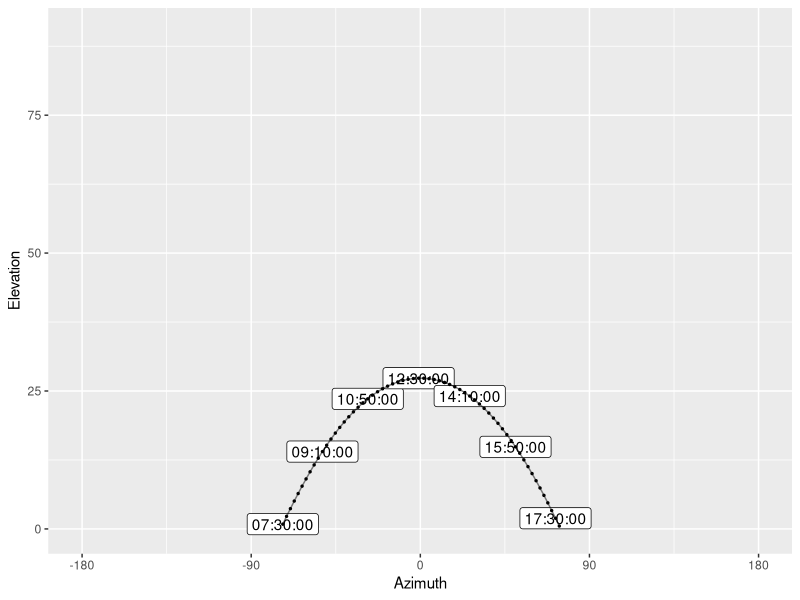
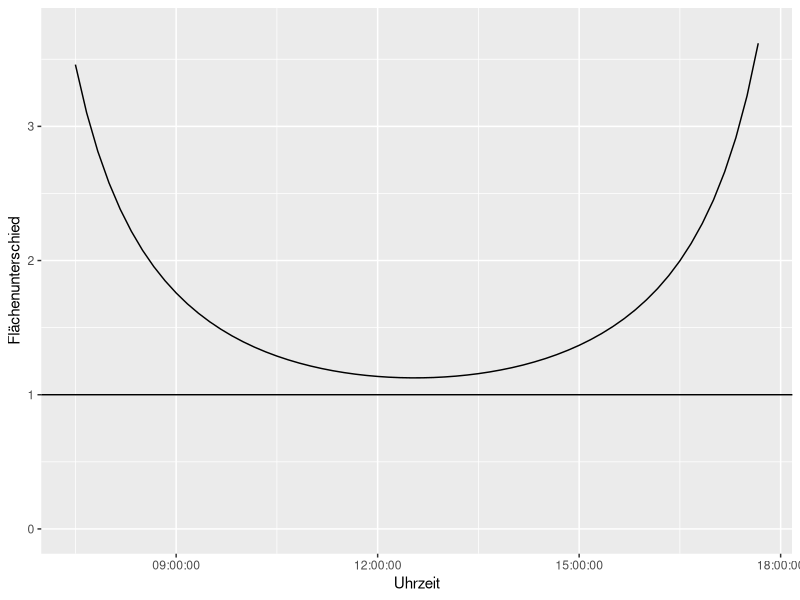

These charts were generated, in order, by the following R code:
library(tidyverse)

gradToRad <- function(value){
  value/360*(2*pi)
}

diff180 <- function(value){
  value-180
}

calculateEfficiency <- function(alpha, beta){
  x <- 1/cos(alpha)
  y <- 1/cos(beta)
  
  x*y
}

# https://www.sunearthtools.com/dp/tools/pos_sun.php

solarWinkel <- read_delim('SunPath.csv', delim = ";", skip = 3) %>%
  filter(Elevation > 0) %>%
  #mutate_at(c("Azimuth"), diff180) %>%
  mutate_at(c("Azimuth"), function(x) x-180) %>% # Lösung über anonyme Funktion, um auszuprobieren
  mutate(ElevationRad = gradToRad(Elevation)) %>%
  mutate(AzimuthRad = gradToRad(Azimuth)) %>%
  mutate(projectedArea = calculateEfficiency(ElevationRad, AzimuthRad))

ggplot(solarWinkel, aes(x = Azimuth, y = Elevation)) +
  geom_label(data = solarWinkel[seq(1, nrow(solarWinkel), 10),], aes(label = Stunde)) +
  geom_line(alpha = 0.5) +
  geom_point(size = 0.5) +
  scale_y_continuous(limits = c(0,90)) +
  scale_x_continuous(limits = c(-180,180), breaks = c(-180,-90,0,90,180))

#ggsave("sonnenstand.png", width = 10, height = 5, dpi = 200)

ggplot(solarWinkel, aes(x = Stunde, y = projectedArea)) +
  geom_line() +
  geom_hline(yintercept = 1) +
  labs(
    x = "Uhrzeit",
    y = "Flächenunterschied"
  ) +
  scale_y_continuous(limits = c(0,3.7))

#ggsave("einstrahlfläche.png", width = 10, height = 5, dpi = 200)

# "Tagesbilanz", also Prozentualer Gesamtunterschied berechnen
# Optimierungsfunktion für besten Starren Winkel
# Strahlung mit "1 Watt"
